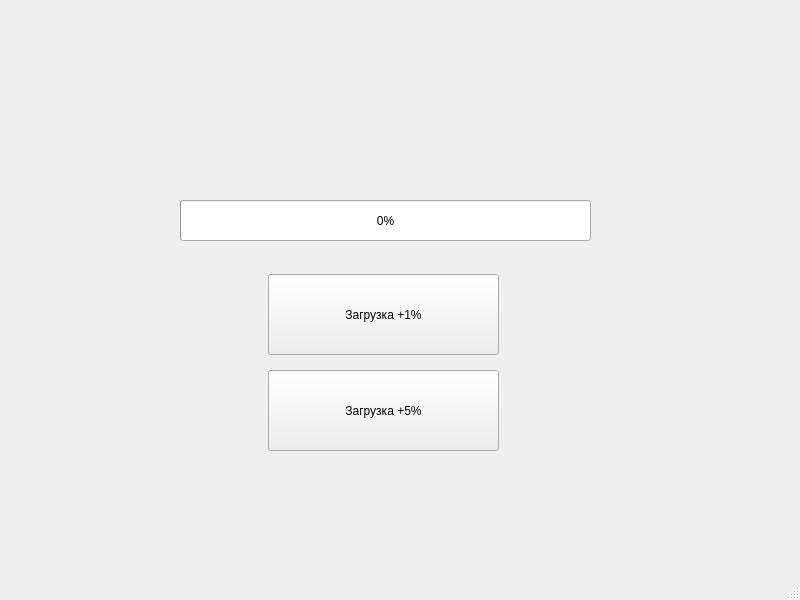
<?xml version="1.0" encoding="UTF-8"?>
<ui version="4.0">
 <class>MainWindow</class>
 <widget class="QMainWindow" name="MainWindow">
  <property name="geometry">
   <rect>
    <x>0</x>
    <y>0</y>
    <width>800</width>
    <height>600</height>
   </rect>
  </property>
  <property name="windowTitle">
   <string>MainWindow</string>
  </property>
  <widget class="QWidget" name="centralwidget">
   <widget class="QPushButton" name="pushButton">
    <property name="geometry">
     <rect>
      <x>268</x>
      <y>274</y>
      <width>231</width>
      <height>81</height>
     </rect>
    </property>
    <property name="text">
     <string>Загрузка +1%</string>
    </property>
   </widget>
   <widget class="QProgressBar" name="progressBar">
    <property name="geometry">
     <rect>
      <x>180</x>
      <y>200</y>
      <width>411</width>
      <height>41</height>
     </rect>
    </property>
    <property name="value">
     <number>0</number>
    </property>
   </widget>
   <widget class="QPushButton" name="pushButton_2">
    <property name="geometry">
     <rect>
      <x>268</x>
      <y>370</y>
      <width>231</width>
      <height>81</height>
     </rect>
    </property>
    <property name="text">
     <string>Загрузка +5%</string>
    </property>
   </widget>
   <widget class="QLabel" name="label">
    <property name="geometry">
     <rect>
      <x>180</x>
      <y>126</y>
      <width>411</width>
      <height>51</height>
     </rect>
    </property>
    <property name="font">
     <font>
      <pointsize>15</pointsize>
     </font>
    </property>
    <property name="text">
     <string> </string>
    </property>
    <property name="alignment">
     <set>Qt::AlignCenter</set>
    </property>
   </widget>
  </widget>
  <widget class="QMenuBar" name="menubar">
   <property name="geometry">
    <rect>
     <x>0</x>
     <y>0</y>
     <width>800</width>
     <height>22</height>
    </rect>
   </property>
  </widget>
  <widget class="QStatusBar" name="statusbar"/>
 </widget>
 <resources/>
 <connections/>
</ui>
